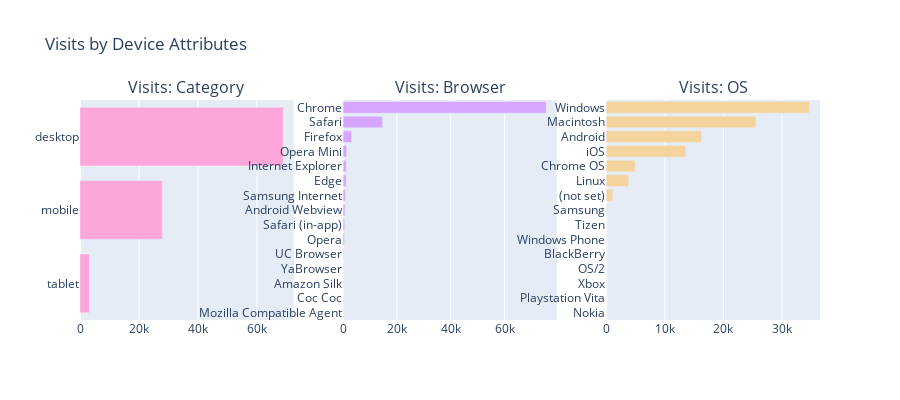
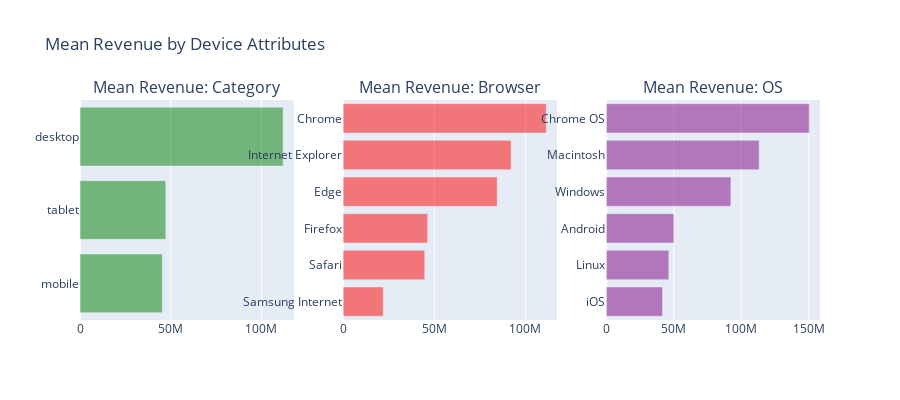

The cell these charts' notebook holds for them, in order:
### Markdown cell above
### 3.1 Device Attributes

Lets plot the distribution of device, browser and operating system attributes difference in reveue?

> - There is a significant difference in visits from mobile and tablets, but mean revenue for both of them is very close.  
> - Interesting to note that maximum visits are from Chrome browser however maximum revenue is collected from visits throught firefox. 
> - Chrome OS users has generated maximum revenue though maximum visits are from windows and macintosh users 

### The Assignment is to refine the codes, make them running smoothly and conduct AB tests on "visits" across

1. Mobile versus Tablets

2. Chrome versus Firefox

3. Windows versus Mac Users

### 3.2 GeoNetwork Attributes

### Code cell
device_cols = ["device.browser", "device.deviceCategory", "device.operatingSystem"]

colors = ["#d6a5ff", "#fca6da", "#f4d39c", "#a9fcca"]
traces = []
for i, col in enumerate(device_cols):
    t = train[col].value_counts()
    traces.append(go.Bar(marker=dict(color=colors[i]),orientation="h", y = t.index[:15][::-1], x = t.values[:15][::-1]))

fig = tools.make_subplots(rows=1, cols=3, subplot_titles=["Visits: Category", "Visits: Browser","Visits: OS"], print_grid=False)
fig.append_trace(traces[1], 1, 1)
fig.append_trace(traces[0], 1, 2)
fig.append_trace(traces[2], 1, 3)

fig['layout'].update(height=400, showlegend=False, title="Visits by Device Attributes")
iplot(fig)

## convert transaction revenue to float
train["totals.transactionRevenue"] = train["totals.transactionRevenue"].astype('float')

device_cols = ["device.browser", "device.deviceCategory", "device.operatingSystem"]

fig = tools.make_subplots(rows=1, cols=3, subplot_titles=["Mean Revenue: Category", "Mean Revenue: Browser","Mean Revenue: OS"], print_grid=False)

colors = ["red", "green", "purple"]
trs = []
for i, col in enumerate(device_cols):
    tmp = train.groupby(col).agg({"totals.transactionRevenue": "mean"}).reset_index().rename(columns={"totals.transactionRevenue" : "Mean Revenue"})
    tmp = tmp.dropna().sort_values("Mean Revenue", ascending = False)
    tr = go.Bar(x = tmp["Mean Revenue"][::-1], orientation="h", marker=dict(opacity=0.5, color=colors[i]), y = tmp[col][::-1])
    trs.append(tr)

fig.append_trace(trs[1], 1, 1)
fig.append_trace(trs[0], 1, 2)
fig.append_trace(trs[2], 1, 3)
fig['layout'].update(height=400, showlegend=False, title="Mean Revenue by Device Attributes")
iplot(fig)

### Figure 1 — Plotly figure (JSON) as saved in the notebook; plotly's stock layout.template omitted (floating-point values rounded to 4 significant figures)
{"data": [{"marker": {"color": "#fca6da"}, "orientation": "h", "type": "bar", "x": [3217, 27892, 68891], "xaxis": "x", "y": ["tablet", "mobile", "desktop"], "yaxis": "y"}, {"marker": {"color": "#d6a5ff"}, "orientation": "h", "type": "bar", "x": [38, 59, 73, 88, 145, 494, 568, 676, 838, 1152, 1176, 1328, 3169, 14684, 75456], "xaxis": "x2", "y": ["Mozilla Compatible Agent", "Coc Coc", "Amazon Silk", "YaBrowser", "UC Browser", "Opera", "Safari (in-app)", "Android Webview", "Samsung Internet", "Edge", "Internet Explorer", "Opera Mini", "Firefox", "Safari", "Chrome"], "yaxis": "y2"}, {"marker": {"color": "#f4d39c"}, "orientation": "h", "type": "bar", "x": [1, 2, 7, 7, 7, 22, 23, 103, 1104, 3826, 4913, 13553, 16238, 25544, 34649], "xaxis": "x3", "y": ["Nokia", "Playstation Vita", "Xbox", "OS/2", "BlackBerry", "Windows Phone", "Tizen", "Samsung", "(not set)", "Linux", "Chrome OS", "iOS", "Android", "Macintosh", "Windows"], "yaxis": "y3"}], "layout": {"annotations": [{"font": {"size": 16}, "showarrow": false, "text": "Visits: Category", "x": 0.1444, "xanchor": "center", "xref": "paper", "y": 1, "yanchor": "bottom", "yref": "paper"}, {"font": {"size": 16}, "showarrow": false, "text": "Visits: Browser", "x": 0.5, "xanchor": "center", "xref": "paper", "y": 1, "yanchor": "bottom", "yref": "paper"}, {"font": {"size": 16}, "showarrow": false, "text": "Visits: OS", "x": 0.8556, "xanchor": "center", "xref": "paper", "y": 1, "yanchor": "bottom", "yref": "paper"}], "height": 400, "showlegend": false, "title": {"text": "Visits by Device Attributes"}, "xaxis": {"anchor": "y", "domain": [0, 0.2889]}, "xaxis2": {"anchor": "y2", "domain": [0.3556, 0.6444]}, "xaxis3": {"anchor": "y3", "domain": [0.7111, 1]}, "yaxis": {"anchor": "x", "domain": [0, 1]}, "yaxis2": {"anchor": "x2", "domain": [0, 1]}, "yaxis3": {"anchor": "x3", "domain": [0, 1]}}}

### Figure 2 — Plotly figure (JSON) as saved in the notebook; plotly's stock layout.template omitted (floating-point values rounded to 4 significant figures)
{"data": [{"marker": {"color": "green", "opacity": 0.5}, "orientation": "h", "type": "bar", "x": [45390000.0, 47300000, 112000000.0], "xaxis": "x", "y": ["mobile", "tablet", "desktop"], "yaxis": "y"}, {"marker": {"color": "red", "opacity": 0.5}, "orientation": "h", "type": "bar", "x": [21990000, 44750000.0, 46396875, 84501250, 92110000.0, 111400000.0], "xaxis": "x2", "y": ["Samsung Internet", "Safari", "Firefox", "Edge", "Internet Explorer", "Chrome"], "yaxis": "y2"}, {"marker": {"color": "purple", "opacity": 0.5}, "orientation": "h", "type": "bar", "x": [41700000.0, 46370000.0, 50140000.0, 92350000.0, 113300000.0, 150400000.0], "xaxis": "x3", "y": ["iOS", "Linux", "Android", "Windows", "Macintosh", "Chrome OS"], "yaxis": "y3"}], "layout": {"annotations": [{"font": {"size": 16}, "showarrow": false, "text": "Mean Revenue: Category", "x": 0.1444, "xanchor": "center", "xref": "paper", "y": 1, "yanchor": "bottom", "yref": "paper"}, {"font": {"size": 16}, "showarrow": false, "text": "Mean Revenue: Browser", "x": 0.5, "xanchor": "center", "xref": "paper", "y": 1, "yanchor": "bottom", "yref": "paper"}, {"font": {"size": 16}, "showarrow": false, "text": "Mean Revenue: OS", "x": 0.8556, "xanchor": "center", "xref": "paper", "y": 1, "yanchor": "bottom", "yref": "paper"}], "height": 400, "showlegend": false, "title": {"text": "Mean Revenue by Device Attributes"}, "xaxis": {"anchor": "y", "domain": [0, 0.2889]}, "xaxis2": {"anchor": "y2", "domain": [0.3556, 0.6444]}, "xaxis3": {"anchor": "y3", "domain": [0.7111, 1]}, "yaxis": {"anchor": "x", "domain": [0, 1]}, "yaxis2": {"anchor": "x2", "domain": [0, 1]}, "yaxis3": {"anchor": "x3", "domain": [0, 1]}}}
